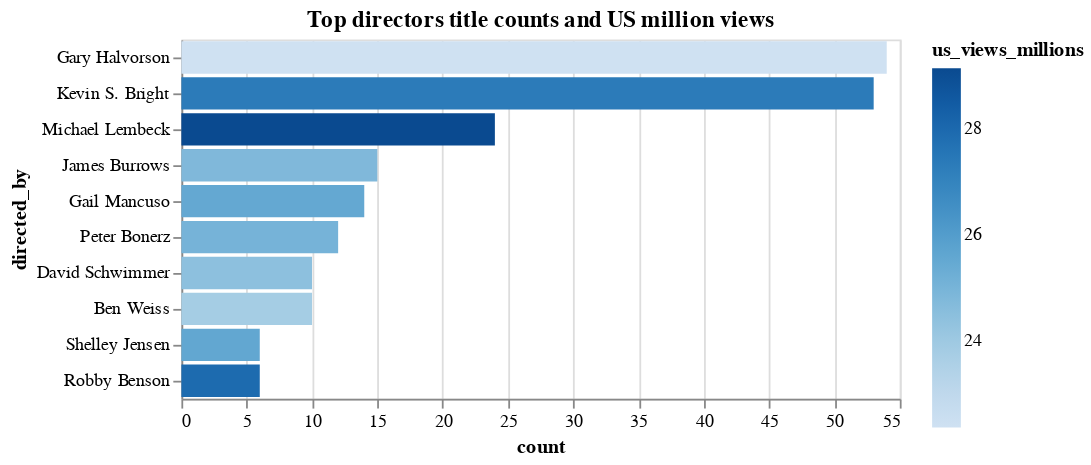

The cell this chart's notebook holds for it:
### Code cell
alt.Chart(directors_views_rating_v1.to_pandas()).mark_bar().encode(
    alt.Y('directed_by',sort='-x'),
    alt.X('count'),
    alt.Color('us_views_millions')
).properties(
    
    title='Top directors title counts and US million views'
)

### Figure 1 — Vega-Lite specification as saved in the notebook (floating-point values rounded to 4 significant figures)
{"config": {"view": {"continuousWidth": 400, "continuousHeight": 300}}, "data": {"name": "data-d4ac36c62962e827fee92e7b73200d26"}, "mark": "bar", "encoding": {"color": {"type": "quantitative", "field": "us_views_millions"}, "x": {"type": "quantitative", "field": "count"}, "y": {"type": "nominal", "field": "directed_by", "sort": "-x"}}, "title": "Top directors title counts and US million views", "$schema": "https://vega.github.io/schema/vega-lite/v4.8.1.json", "datasets": {"data-d4ac36c62962e827fee92e7b73200d26": [{"directed_by": "Gary Halvorson", "us_views_millions": 22.36, "imdb_rating": 8.402, "count": 54}, {"directed_by": "Kevin S. Bright", "us_views_millions": 27.33, "imdb_rating": 8.657, "count": 53}, {"directed_by": "Michael Lembeck", "us_views_millions": 29.15, "imdb_rating": 8.521, "count": 24}, {"directed_by": "James Burrows", "us_views_millions": 24.78, "imdb_rating": 8.507, "count": 15}, {"directed_by": "Gail Mancuso", "us_views_millions": 25.52, "imdb_rating": 8.357, "count": 14}, {"directed_by": "Peter Bonerz", "us_views_millions": 25.02, "imdb_rating": 8.325, "count": 12}, {"directed_by": "David Schwimmer", "us_views_millions": 24.44, "imdb_rating": 8.55, "count": 10}, {"directed_by": "Ben Weiss", "us_views_millions": 23.79, "imdb_rating": 8.3, "count": 10}, {"directed_by": "Shelley Jensen", "us_views_millions": 25.57, "imdb_rating": 8.433, "count": 6}, {"directed_by": "Robby Benson", "us_views_millions": 27.93, "imdb_rating": 8.183, "count": 6}]}}
